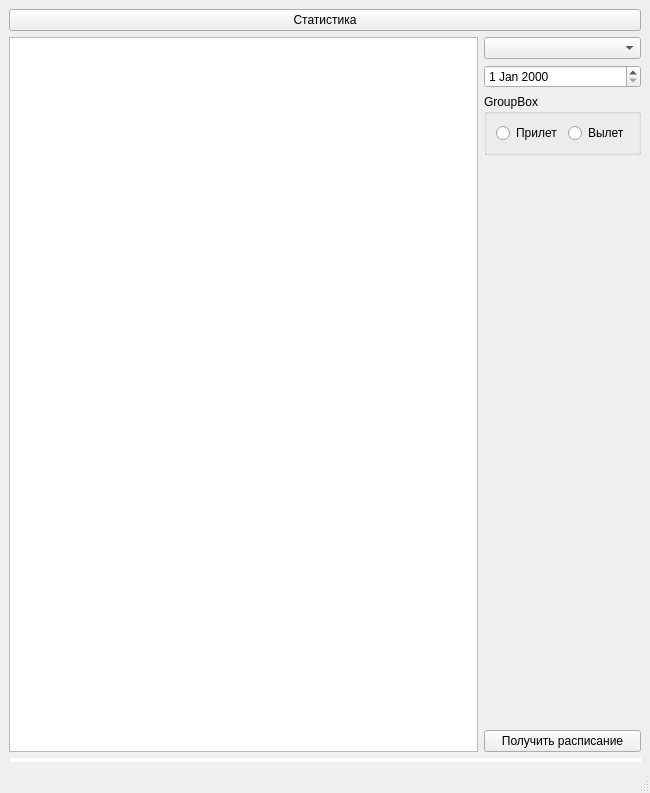
<?xml version="1.0" encoding="UTF-8"?>
<ui version="4.0">
 <class>MainWindow</class>
 <widget class="QMainWindow" name="MainWindow">
  <property name="geometry">
   <rect>
    <x>0</x>
    <y>0</y>
    <width>650</width>
    <height>793</height>
   </rect>
  </property>
  <property name="windowTitle">
   <string>MainWindow</string>
  </property>
  <widget class="QWidget" name="centralwidget">
   <layout class="QHBoxLayout" name="horizontalLayout_5">
    <item>
     <layout class="QVBoxLayout" name="verticalLayout_8">
      <item>
       <widget class="QPushButton" name="pb_stats">
        <property name="text">
         <string>Статистика</string>
        </property>
       </widget>
      </item>
      <item>
       <layout class="QHBoxLayout" name="horizontalLayout_4">
        <item>
         <widget class="QTableWidget" name="tb_flights"/>
        </item>
        <item>
         <layout class="QGridLayout" name="gridLayout_2">
          <item row="0" column="0">
           <layout class="QVBoxLayout" name="verticalLayout_6">
            <item>
             <layout class="QVBoxLayout" name="verticalLayout">
              <item>
               <layout class="QVBoxLayout" name="verticalLayout_2">
                <item>
                 <widget class="QComboBox" name="cb_airportNames"/>
                </item>
                <item>
                 <widget class="QDateEdit" name="de_date"/>
                </item>
                <item>
                 <widget class="QGroupBox" name="gb_direction">
                  <property name="title">
                   <string>GroupBox</string>
                  </property>
                  <layout class="QHBoxLayout" name="horizontalLayout_7">
                   <item>
                    <layout class="QHBoxLayout" name="horizontalLayout_6">
                     <item>
                      <widget class="QRadioButton" name="rb_arrival">
                       <property name="text">
                        <string>Прилет</string>
                       </property>
                      </widget>
                     </item>
                     <item>
                      <widget class="QRadioButton" name="rb_departure">
                       <property name="text">
                        <string>Вылет</string>
                       </property>
                      </widget>
                     </item>
                    </layout>
                   </item>
                  </layout>
                 </widget>
                </item>
                <item>
                 <spacer name="verticalSpacer">
                  <property name="orientation">
                   <enum>Qt::Orientation::Vertical</enum>
                  </property>
                  <property name="sizeHint" stdset="0">
                   <size>
                    <width>20</width>
                    <height>40</height>
                   </size>
                  </property>
                 </spacer>
                </item>
               </layout>
              </item>
              <item>
               <widget class="QPushButton" name="pb_request">
                <property name="text">
                 <string>Получить расписание</string>
                </property>
               </widget>
              </item>
             </layout>
            </item>
           </layout>
          </item>
         </layout>
        </item>
       </layout>
      </item>
      <item>
       <layout class="QVBoxLayout" name="verticalLayout_3">
        <item>
         <widget class="QWidget" name="w_status" native="true">
          <property name="minimumSize">
           <size>
            <width>0</width>
            <height>4</height>
           </size>
          </property>
          <property name="baseSize">
           <size>
            <width>40</width>
            <height>40</height>
           </size>
          </property>
          <property name="styleSheet">
           <string notr="true">background: #fff</string>
          </property>
         </widget>
        </item>
       </layout>
      </item>
     </layout>
    </item>
   </layout>
  </widget>
  <widget class="QMenuBar" name="menubar">
   <property name="geometry">
    <rect>
     <x>0</x>
     <y>0</y>
     <width>650</width>
     <height>26</height>
    </rect>
   </property>
  </widget>
  <widget class="QStatusBar" name="statusbar"/>
 </widget>
 <resources/>
 <connections/>
</ui>
